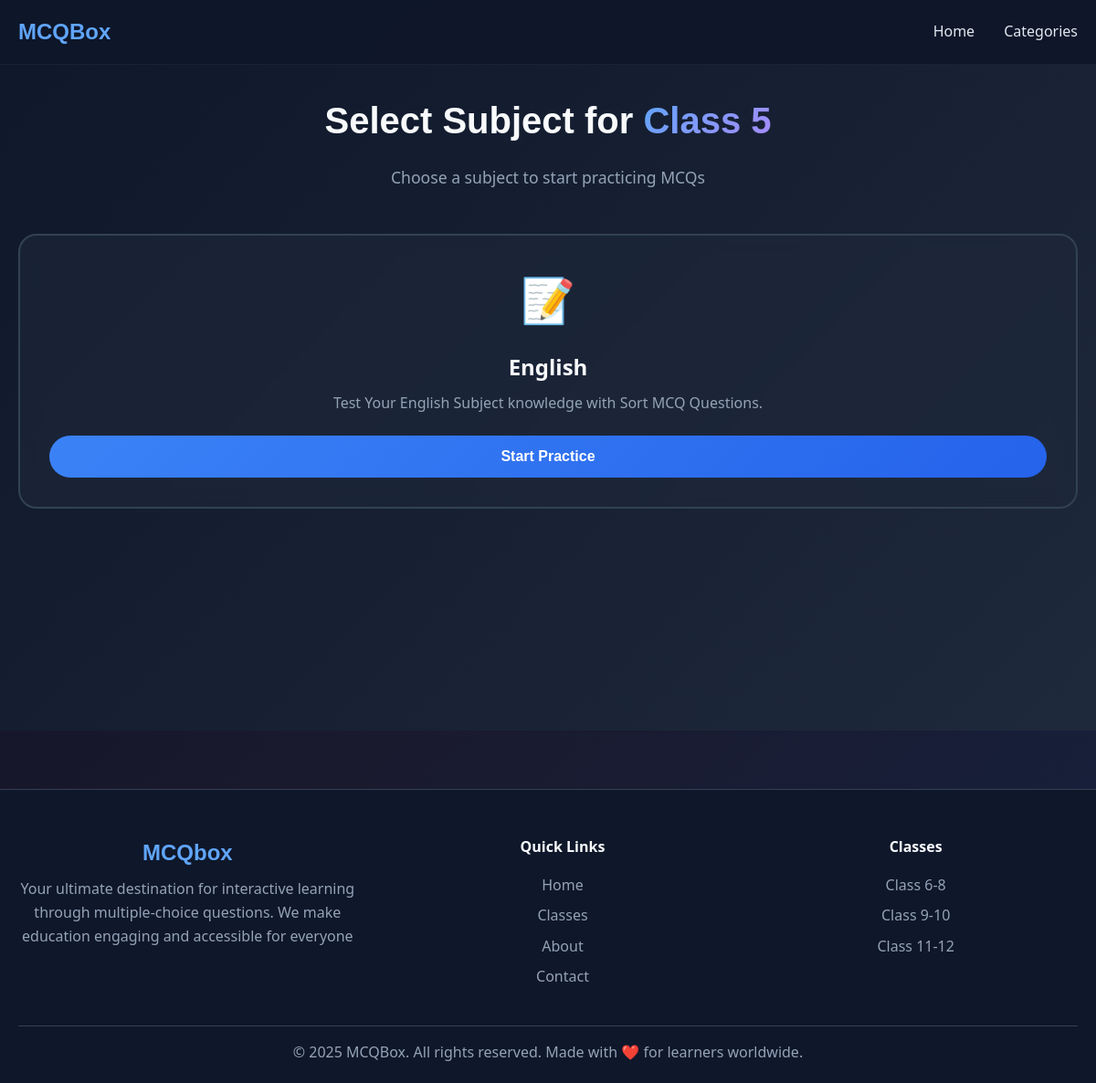
Before: /category/class-5 with the older database file.
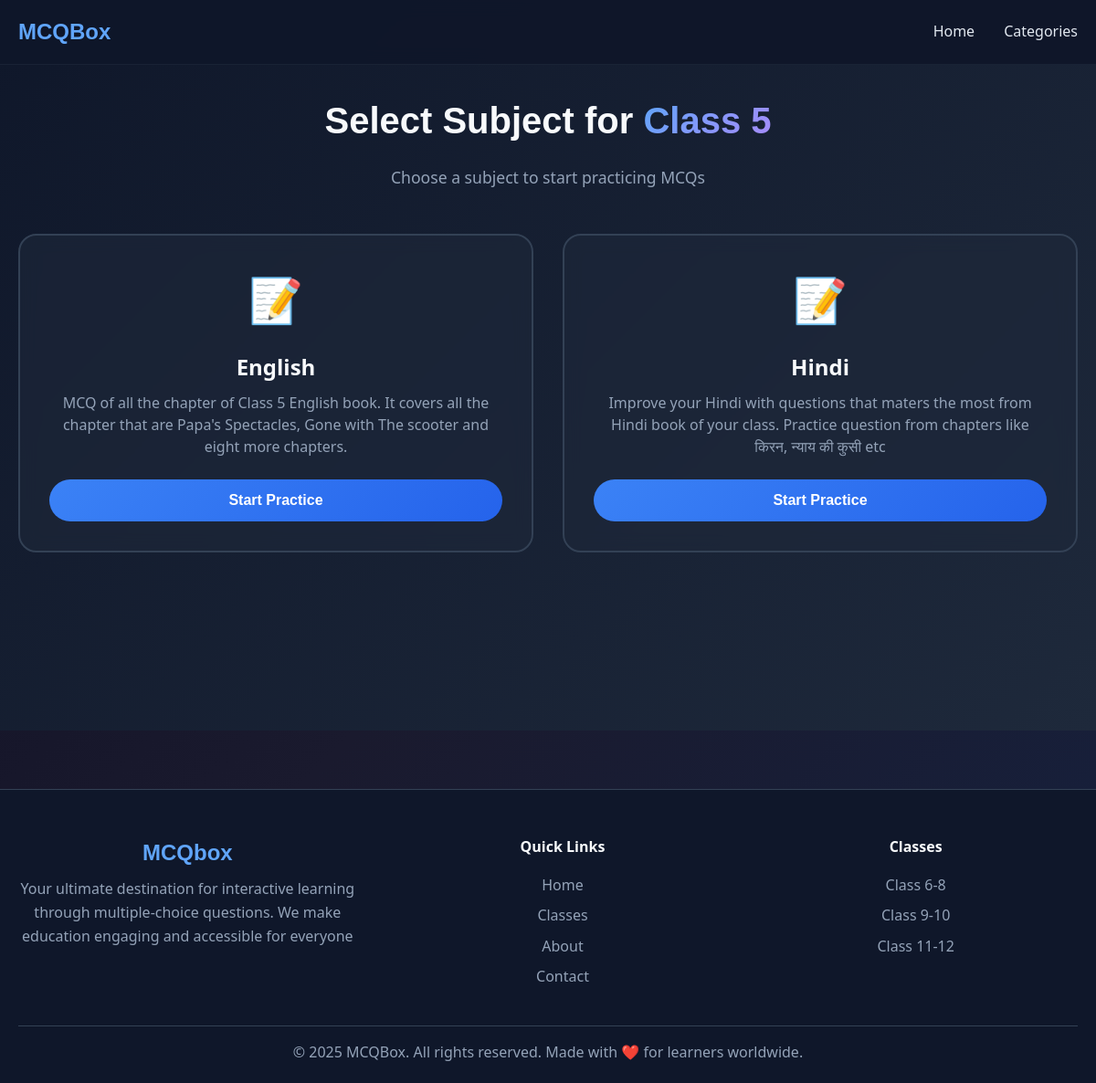
After: the same page with the newer database file.
### mcqbox/model.py (models this page shows, shortened)
class Subcategory(db.Model):
    id = db.Column(db.Integer, primary_key=True)
    name = db.Column(db.String(50), nullable=False)
    category_id = db.Column(db.Integer, db.ForeignKey('category.id'), nullable=False)
    category = db.relationship('Category', backref=db.backref('subcategories', lazy=True))
    description = db.Column(db.String(200), nullable=True)
    created_at = db.Column(db.DateTime, server_default=db.func.now())
    updated_at = db.Column(db.DateTime, server_default=db.func.now(), onupdate=db.func.now())

### mcqbox/frontend/route.py (the view)
@app.route("/category/<category_name>")
def subcategory(category_name):
    category_name = category_name.replace('-', ' ')
    category = Category.query.filter_by(name=category_name).first()
    if not category:
        return {"error": "Category not found"}, 404
    subcategories = category.subcategories if category else []
    if not subcategories:
        return render_template("subcate.html", cat = category_name, subcategories=None)
    return render_template("subcate.html", cat = category_name, subcategories=subcategories)

### mcqbox/frontend/templates/subcate.html (shortened to what this page needs)
{% from "micro/nav.html" import nav %}
{% extends "home.html" %}
{% block head %}
<link rel="stylesheet" href="{{ url_for('frontend.static', filename='css/subject.css') }}" w-tid="13">
{% endblock %}
{% block content %}
{{ nav() }}
<main class="subjects-main" w-tid="45">
  <div class="container" w-tid="47">
    <div class="subjects-header" w-tid="49">
      <h1 class="subjects-title" w-tid="55">Select Subject for <span id="class-name" w-tid="57">{{cat |title}}</span></h1>
      <p class="subjects-subtitle" w-tid="59">Choose a subject to start practicing MCQs</p>
    </div>
    {%if subcategories is none%}
    <div class="no-subcategories" style="text-align: center;">
      <p>No subcategories available for this category.</p>
      <p>Please check back later or choose a different category.</p>
      <a href="/category" style="text-decoration: none;"><button
          class="btn btn-primary subject-btn" style="width: 200px;">Categories</button></a>
    </div>
    {%else %}
    <div class="subjects-grid" id="subjects-grid" w-tid="61">
      {%for subcat in subcategories %}
      <a href="/category/{{cat|replace(' ', '-')}}/{{subcat['name']|replace(' ', '-') |lower}}">
        <div class="subject-card" style="animation-delay: 0s;">
          <div class="subject-icon">📝</div>
          <h3 class="subject-name">{{subcat['name']|title}}</h3>
          <p class="subject-description">{{subcat['description']}}</p>
          <button class="btn btn-primary subject-btn">
            Start Practice
          </button>
        </div>
      </a>
      {%endfor%}
    </div>
    {%endif%}
  </div>
</main>
<footer class="footer" w-tid="271">
  <div class="container" w-tid="273">
    <div class="footer-content" w-tid="275">
      <div class="footer-brand" w-tid="277">
        <h3 w-tid="279">MCQbox</h3>
        <p w-tid="281">Your ultimate destination for interactive learning through multiple-choice questions. We make
          education engaging and accessible for everyone</p>
      </div>
      <div class="footer-links" w-tid="283">
        <div class="footer-column" w-tid="285">
          <h4 w-tid="287">Quick Links</h4>
          <a href="https://classwise-mcq-master-your-studies--cooloak59015911.on.websim.com/?v=4#home"
            w-tid="289">Home</a>
          <a href="https://classwise-mcq-master-your-studies--cooloak59015911.on.websim.com/?v=4#classes"
            w-tid="291">Classes</a>
          <a href="https://classwise-mcq-master-your-studies--cooloak59015911.on.websim.com/?v=4#about"
            w-tid="293">About</a>
          <a href="https://classwise-mcq-master-your-studies--cooloak59015911.on.websim.com/?v=4#contact"
            w-tid="295">Contact</a>
        </div>
        <div class="footer-column" w-tid="297">
          <h4 w-tid="299">Classes</h4>
          <a href="https://classwise-mcq-master-your-studies--cooloak59015911.on.websim.com/?v=4#class-6"
            w-tid="301">Class 6-8</a>
          <a href="https://classwise-mcq-master-your-studies--cooloak59015911.on.websim.com/?v=4#class-9"
            w-tid="303">Class 9-10</a>
          <a href="https://classwise-mcq-master-your-studies--cooloak59015911.on.websim.com/?v=4#class-11"
            w-tid="305">Class 11-12</a>
        </div>
      </div>
    </div>
    <div class="footer-bottom" w-tid="307">
      <p w-tid="309">© 2025 MCQBox. All rights reserved. Made with ❤️ for learners worldwide.</p>
    </div>
  </div>
</footer>
{%endblock%}

Changed rows visible on the page:
changed Subcategory "English": description "Test Your English Subject knowledge with Sort MCQ Questions." → "MCQ of all the chapter of Class 5 English book. It covers all the chapter that are Papa's Spectacles, Gone with The scooter and eight more chapters."
added Subcategory: name "Hindi", description "Improve your Hindi with questions that maters the most from Hindi book of your class. Practice question from chapters like किरन, न्याय की कुसी etc"
